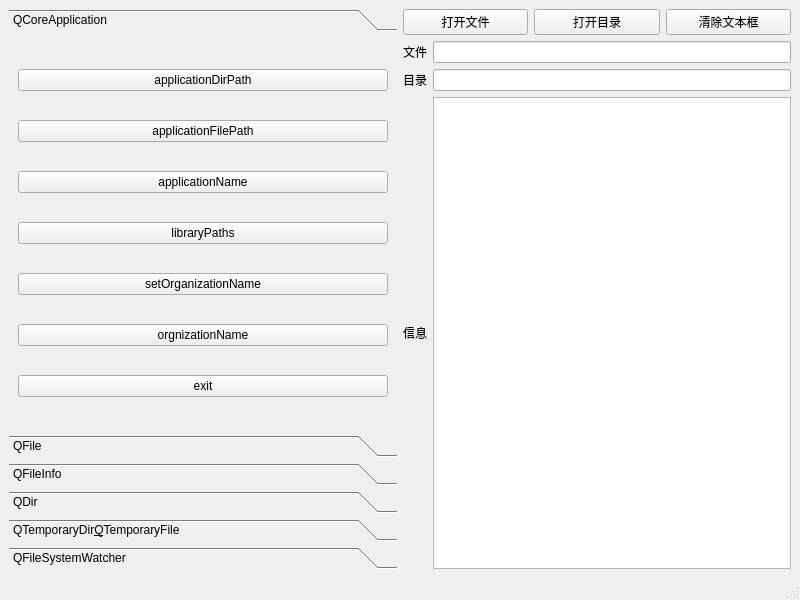
<?xml version="1.0" encoding="UTF-8"?>
<ui version="4.0">
 <class>MainWindow</class>
 <widget class="QMainWindow" name="MainWindow">
  <property name="geometry">
   <rect>
    <x>0</x>
    <y>0</y>
    <width>800</width>
    <height>600</height>
   </rect>
  </property>
  <property name="windowTitle">
   <string>MainWindow</string>
  </property>
  <widget class="QWidget" name="centralwidget">
   <layout class="QHBoxLayout" name="horizontalLayout_5">
    <item>
     <widget class="QToolBox" name="toolBox">
      <property name="currentIndex">
       <number>0</number>
      </property>
      <widget class="QWidget" name="page">
       <property name="geometry">
        <rect>
         <x>0</x>
         <y>0</y>
         <width>388</width>
         <height>381</height>
        </rect>
       </property>
       <attribute name="label">
        <string>QCoreApplication</string>
       </attribute>
       <layout class="QVBoxLayout" name="verticalLayout">
        <item>
         <widget class="QPushButton" name="pushButton">
          <property name="text">
           <string>applicationDirPath</string>
          </property>
         </widget>
        </item>
        <item>
         <widget class="QPushButton" name="pushButton_2">
          <property name="text">
           <string>applicationFilePath</string>
          </property>
         </widget>
        </item>
        <item>
         <widget class="QPushButton" name="pushButton_3">
          <property name="text">
           <string>applicationName</string>
          </property>
         </widget>
        </item>
        <item>
         <widget class="QPushButton" name="pushButton_4">
          <property name="text">
           <string>libraryPaths</string>
          </property>
         </widget>
        </item>
        <item>
         <widget class="QPushButton" name="pushButton_5">
          <property name="text">
           <string>setOrganizationName</string>
          </property>
         </widget>
        </item>
        <item>
         <widget class="QPushButton" name="pushButton_6">
          <property name="text">
           <string>orgnizationName</string>
          </property>
         </widget>
        </item>
        <item>
         <widget class="QPushButton" name="pushButton_7">
          <property name="text">
           <string>exit</string>
          </property>
         </widget>
        </item>
       </layout>
      </widget>
      <widget class="QWidget" name="page_3">
       <attribute name="label">
        <string>QFile</string>
       </attribute>
      </widget>
      <widget class="QWidget" name="page_4">
       <attribute name="label">
        <string>QFileInfo</string>
       </attribute>
      </widget>
      <widget class="QWidget" name="page_5">
       <attribute name="label">
        <string>QDir</string>
       </attribute>
      </widget>
      <widget class="QWidget" name="page_6">
       <attribute name="label">
        <string>QTemporaryDir&amp;QTemporaryFile</string>
       </attribute>
      </widget>
      <widget class="QWidget" name="page_2">
       <property name="geometry">
        <rect>
         <x>0</x>
         <y>0</y>
         <width>388</width>
         <height>381</height>
        </rect>
       </property>
       <attribute name="label">
        <string>QFileSystemWatcher</string>
       </attribute>
      </widget>
     </widget>
    </item>
    <item>
     <layout class="QVBoxLayout" name="verticalLayout_2">
      <item>
       <layout class="QHBoxLayout" name="horizontalLayout">
        <item>
         <widget class="QPushButton" name="pushButton_open_file">
          <property name="text">
           <string>打开文件</string>
          </property>
         </widget>
        </item>
        <item>
         <widget class="QPushButton" name="pushButton_open_dir">
          <property name="text">
           <string>打开目录</string>
          </property>
         </widget>
        </item>
        <item>
         <widget class="QPushButton" name="pushButton_clear">
          <property name="text">
           <string>清除文本框</string>
          </property>
         </widget>
        </item>
       </layout>
      </item>
      <item>
       <layout class="QHBoxLayout" name="horizontalLayout_4">
        <item>
         <widget class="QLabel" name="label">
          <property name="text">
           <string>文件</string>
          </property>
         </widget>
        </item>
        <item>
         <widget class="QLineEdit" name="lineEdit_file"/>
        </item>
       </layout>
      </item>
      <item>
       <layout class="QHBoxLayout" name="horizontalLayout_3">
        <item>
         <widget class="QLabel" name="label_2">
          <property name="text">
           <string>目录</string>
          </property>
         </widget>
        </item>
        <item>
         <widget class="QLineEdit" name="lineEdit_dir"/>
        </item>
       </layout>
      </item>
      <item>
       <layout class="QHBoxLayout" name="horizontalLayout_2">
        <item>
         <widget class="QLabel" name="label_3">
          <property name="text">
           <string>信息</string>
          </property>
         </widget>
        </item>
        <item>
         <widget class="QPlainTextEdit" name="plainTextEdit"/>
        </item>
       </layout>
      </item>
     </layout>
    </item>
   </layout>
  </widget>
  <widget class="QMenuBar" name="menubar">
   <property name="geometry">
    <rect>
     <x>0</x>
     <y>0</y>
     <width>800</width>
     <height>23</height>
    </rect>
   </property>
  </widget>
  <widget class="QStatusBar" name="statusbar"/>
 </widget>
 <resources/>
 <connections/>
</ui>
